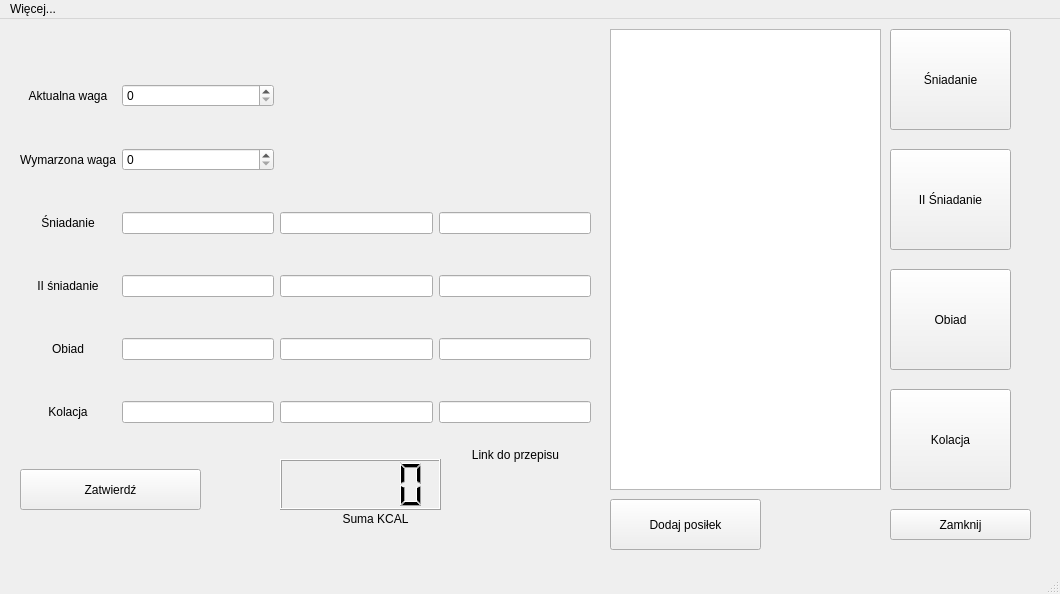
<?xml version="1.0" encoding="UTF-8"?>
<ui version="4.0">
 <class>MainWindow</class>
 <widget class="QMainWindow" name="MainWindow">
  <property name="geometry">
   <rect>
    <x>0</x>
    <y>0</y>
    <width>1060</width>
    <height>594</height>
   </rect>
  </property>
  <property name="windowTitle">
   <string>MainWindow</string>
  </property>
  <widget class="QWidget" name="centralwidget">
   <widget class="QWidget" name="layoutWidget">
    <property name="geometry">
     <rect>
      <x>20</x>
      <y>30</y>
      <width>571</width>
      <height>411</height>
     </rect>
    </property>
    <layout class="QGridLayout" name="gridLayout">
     <item row="5" column="3">
      <widget class="QLineEdit" name="lineEdit_sniadanie2kcal">
       <property name="alignment">
        <set>Qt::AlignCenter</set>
       </property>
      </widget>
     </item>
     <item row="8" column="2">
      <widget class="QLineEdit" name="lineEdit_kolacja"/>
     </item>
     <item row="5" column="2">
      <widget class="QLineEdit" name="lineEdit_2sniadanie"/>
     </item>
     <item row="7" column="2">
      <widget class="QLineEdit" name="lineEdit_obiad"/>
     </item>
     <item row="1" column="0">
      <widget class="QLabel" name="label_4">
       <property name="text">
        <string>Wymarzona waga</string>
       </property>
       <property name="alignment">
        <set>Qt::AlignCenter</set>
       </property>
      </widget>
     </item>
     <item row="2" column="3">
      <widget class="QLineEdit" name="lineEdit_sniadaniekcal">
       <property name="alignment">
        <set>Qt::AlignCenter</set>
       </property>
      </widget>
     </item>
     <item row="8" column="3">
      <widget class="QLineEdit" name="lineEdit_kolacjakcal">
       <property name="alignment">
        <set>Qt::AlignCenter</set>
       </property>
      </widget>
     </item>
     <item row="7" column="3">
      <widget class="QLineEdit" name="lineEdit_obiadkcal">
       <property name="alignment">
        <set>Qt::AlignCenter</set>
       </property>
      </widget>
     </item>
     <item row="0" column="2">
      <widget class="QSpinBox" name="wagaaktualna"/>
     </item>
     <item row="2" column="2">
      <widget class="QLineEdit" name="lineEdit_sniadanie"/>
     </item>
     <item row="8" column="0">
      <widget class="QLabel" name="label_7">
       <property name="text">
        <string>Kolacja</string>
       </property>
       <property name="alignment">
        <set>Qt::AlignCenter</set>
       </property>
      </widget>
     </item>
     <item row="0" column="0">
      <widget class="QLabel" name="label_3">
       <property name="text">
        <string>Aktualna waga</string>
       </property>
       <property name="alignment">
        <set>Qt::AlignCenter</set>
       </property>
      </widget>
     </item>
     <item row="2" column="0">
      <widget class="QLabel" name="label_2">
       <property name="text">
        <string>Śniadanie</string>
       </property>
       <property name="alignment">
        <set>Qt::AlignCenter</set>
       </property>
      </widget>
     </item>
     <item row="7" column="0">
      <widget class="QLabel" name="label_6">
       <property name="text">
        <string>Obiad</string>
       </property>
       <property name="alignment">
        <set>Qt::AlignCenter</set>
       </property>
      </widget>
     </item>
     <item row="1" column="2">
      <widget class="QSpinBox" name="wagawymarzona"/>
     </item>
     <item row="5" column="0">
      <widget class="QLabel" name="label">
       <property name="text">
        <string>II śniadanie</string>
       </property>
       <property name="alignment">
        <set>Qt::AlignCenter</set>
       </property>
      </widget>
     </item>
     <item row="2" column="4">
      <widget class="QLineEdit" name="lineEdit_linksniadanie"/>
     </item>
     <item row="5" column="4">
      <widget class="QLineEdit" name="lineEdit_link2sniadanie"/>
     </item>
     <item row="7" column="4">
      <widget class="QLineEdit" name="lineEdit_linkobiad"/>
     </item>
     <item row="8" column="4">
      <widget class="QLineEdit" name="lineEdit_linkkolacja"/>
     </item>
    </layout>
   </widget>
   <widget class="QPushButton" name="obiad">
    <property name="geometry">
     <rect>
      <x>890</x>
      <y>250</y>
      <width>121</width>
      <height>101</height>
     </rect>
    </property>
    <property name="text">
     <string>Obiad</string>
    </property>
   </widget>
   <widget class="QPushButton" name="sniadanie2">
    <property name="geometry">
     <rect>
      <x>890</x>
      <y>130</y>
      <width>121</width>
      <height>101</height>
     </rect>
    </property>
    <property name="text">
     <string>II Śniadanie</string>
    </property>
   </widget>
   <widget class="QPushButton" name="kolacja">
    <property name="geometry">
     <rect>
      <x>890</x>
      <y>370</y>
      <width>121</width>
      <height>101</height>
     </rect>
    </property>
    <property name="text">
     <string>Kolacja</string>
    </property>
   </widget>
   <widget class="QPushButton" name="sniadanie">
    <property name="enabled">
     <bool>true</bool>
    </property>
    <property name="geometry">
     <rect>
      <x>890</x>
      <y>10</y>
      <width>121</width>
      <height>101</height>
     </rect>
    </property>
    <property name="text">
     <string>Śniadanie</string>
    </property>
   </widget>
   <widget class="QPushButton" name="zatwierdz">
    <property name="geometry">
     <rect>
      <x>20</x>
      <y>450</y>
      <width>181</width>
      <height>41</height>
     </rect>
    </property>
    <property name="text">
     <string>Zatwierdź</string>
    </property>
   </widget>
   <widget class="QPushButton" name="dodawanie">
    <property name="geometry">
     <rect>
      <x>610</x>
      <y>480</y>
      <width>151</width>
      <height>51</height>
     </rect>
    </property>
    <property name="text">
     <string>Dodaj posiłek</string>
    </property>
   </widget>
   <widget class="QPushButton" name="pushButton">
    <property name="geometry">
     <rect>
      <x>890</x>
      <y>490</y>
      <width>141</width>
      <height>31</height>
     </rect>
    </property>
    <property name="text">
     <string>Zamknij</string>
    </property>
   </widget>
   <widget class="QLCDNumber" name="sumakcal">
    <property name="geometry">
     <rect>
      <x>280</x>
      <y>440</y>
      <width>161</width>
      <height>51</height>
     </rect>
    </property>
   </widget>
   <widget class="QLabel" name="label_5">
    <property name="geometry">
     <rect>
      <x>325</x>
      <y>489</y>
      <width>101</width>
      <height>21</height>
     </rect>
    </property>
    <property name="text">
     <string>Suma KCAL</string>
    </property>
    <property name="alignment">
     <set>Qt::AlignCenter</set>
    </property>
   </widget>
   <widget class="QLabel" name="label_8">
    <property name="geometry">
     <rect>
      <x>450</x>
      <y>410</y>
      <width>131</width>
      <height>51</height>
     </rect>
    </property>
    <property name="text">
     <string>Link do przepisu</string>
    </property>
    <property name="alignment">
     <set>Qt::AlignCenter</set>
    </property>
   </widget>
   <widget class="QTableView" name="tableView">
    <property name="enabled">
     <bool>true</bool>
    </property>
    <property name="geometry">
     <rect>
      <x>610</x>
      <y>10</y>
      <width>271</width>
      <height>461</height>
     </rect>
    </property>
   </widget>
  </widget>
  <widget class="QStatusBar" name="statusbar"/>
  <widget class="QMenuBar" name="menubar">
   <property name="geometry">
    <rect>
     <x>0</x>
     <y>0</y>
     <width>1060</width>
     <height>26</height>
    </rect>
   </property>
   <widget class="QMenu" name="menuarchiwum">
    <property name="title">
     <string>Więcej...</string>
    </property>
    <addaction name="actionzapisz"/>
    <addaction name="actiono_daniach"/>
   </widget>
   <addaction name="menuarchiwum"/>
  </widget>
  <action name="actionzapisz">
   <property name="text">
    <string>zapisz</string>
   </property>
  </action>
  <action name="actionprzepisy">
   <property name="text">
    <string>przepisy</string>
   </property>
  </action>
  <action name="actiono_daniach">
   <property name="text">
    <string>o daniach...</string>
   </property>
  </action>
 </widget>
 <resources/>
 <connections>
  <connection>
   <sender>pushButton</sender>
   <signal>clicked()</signal>
   <receiver>MainWindow</receiver>
   <slot>close()</slot>
   <hints>
    <hint type="sourcelabel">
     <x>864</x>
     <y>534</y>
    </hint>
    <hint type="destinationlabel">
     <x>814</x>
     <y>531</y>
    </hint>
   </hints>
  </connection>
 </connections>
</ui>
